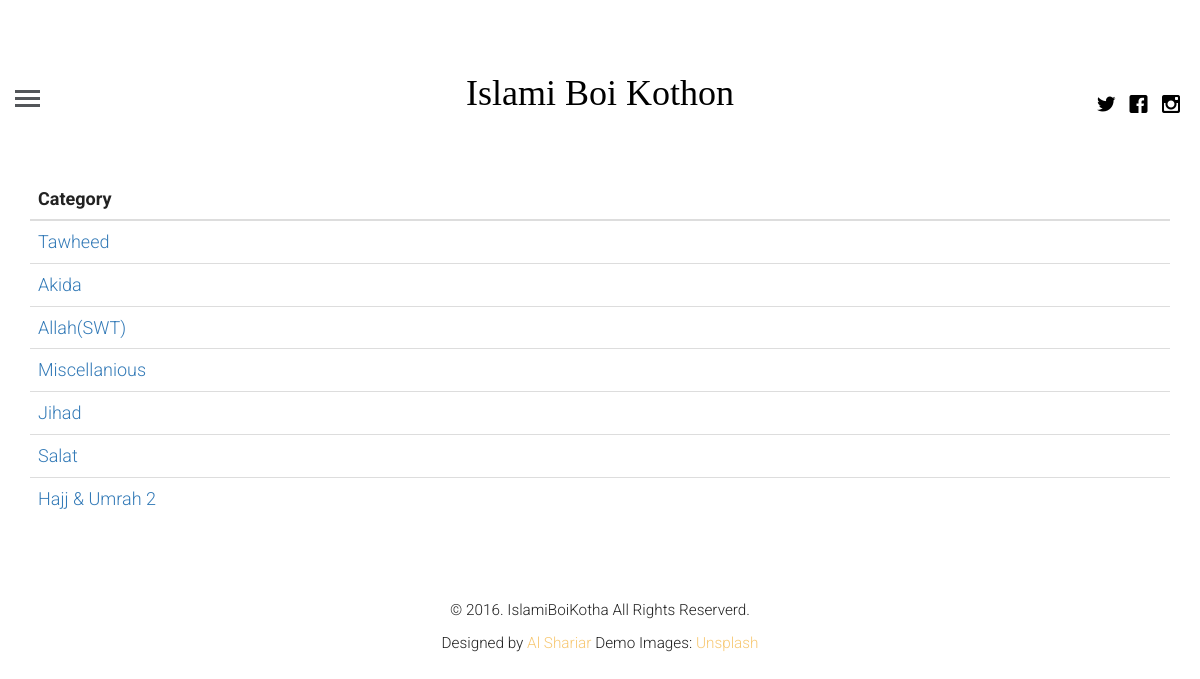
Page /topics/ on the committed database.
### blog/models.py (models this page shows, shortened)
class Category(models.Model):
    name = models.CharField(max_length=100)

### blog/views.py (the view)
# urls.py: path('topics/', views.gettopic, name="topics"),
def gettopic(request):
    topics = Category.objects.all()
    return render(request,'blog/topic.html', {'topics':topics})

### blog/templates/blog/topic.html (shortened to what this page needs)
{% extends 'blog/base.html' %}
{% load static %}
  {% block content %}
  <div class="container">
    <table class="table">
        <thead>
          <tr>
            <th scope="col">Category</th>
          </tr>
        </thead>
        <tbody>
        {% for topic in topics %}
          <tr>
            <td><a class="text-primary" href="{% url 'category' name=topic.name %}">{{ topic.name }}</a></td>
        </tr>
        {% endfor %}
        </tbody>
      </table>
    </div>
	{% endblock content %}

### blog/static/blog/css/style.css (style rules this page uses)
html { background: #fff; }
body { font-family: "Roboto", arial, sans-serif; font-size: 18px; font-weight: 300; line-height: 1.8; color: #222; background: #fff; }
a { color: #f7c873; -webkit-transition: 0.5s; -o-transition: 0.5s; transition: 0.5s; }

### rows in the picture
Category: name "Tawheed"
Category: name "Akida"
Category: name "Allah(SWT)"
Category: name "Miscellanious"
Category: name "Jihad"
Category: name "Salat"
Category: name "Hajj & Umrah 2"
